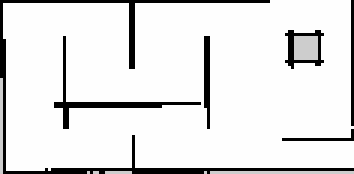
#> input picture maps/sim2_save.pgm, 118 x 58 px (shown 3 times larger)
$ python map_evaluation.py
#> lines starting #> are read from the running program, lines starting #| are printed output that depends on the picture; long printed decimals are rounded
#!/usr/bin/python3

import cv2
import numpy as np
from skimage.metrics import structural_similarity as ssim

def preprocess_image(image_path):
#> called with image_path = 'maps/sim2_save.pgm'
    img = cv2.imread(image_path, cv2.IMREAD_GRAYSCALE)
#> img is the input picture: shape (58, 118); min 0, max 254, mean 227.8
    img = cv2.normalize(img, None, 0, 255, cv2.NORM_MINMAX)
    img = cv2.resize(img, (120, 64))
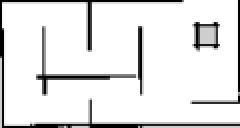
#> img: shape (64, 120) (shown 2 times larger); min 0, max 255, mean 228.5
#> call 2 of preprocess_image, with image_path = 'maps/sim1_save.pgm'
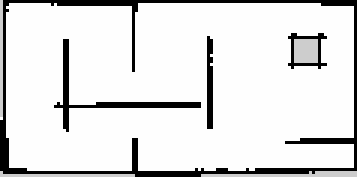
#> input picture maps/sim1_save.pgm, 119 x 59 px (shown 3 times larger)
#> in preprocess_image, img is the input picture: shape (59, 119); min 0, max 254, mean 223.3
#> in preprocess_image (call 2), `img = cv2.resize(img, (120, 64))`:
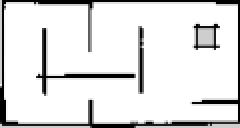
#> img: shape (64, 120) (shown 2 times larger); min 0, max 255, mean 223.8
    return img

def extract_features(image):
    orb = cv2.ORB_create()
    keypoints, descriptors = orb.detectAndCompute(image, None)
#> keypoints = (); descriptors = None
    return keypoints, descriptors

def align_images(image1, image2):
    # Find keypoints and descriptors
    kp1, des1 = extract_features(image1)
#> kp1 = ()
    kp2, des2 = extract_features(image2)
#> kp2 = ()

    # Match features
    bf = cv2.BFMatcher(cv2.NORM_HAMMING, crossCheck=True)
    matches = bf.match(des1, des2)
#> matches = ()

    # Sort matches by distance
    matches = sorted(matches, key=lambda x: x.distance)
#> matches = []
    print(len(matches))
#| 0

    # Check if there are enough matches
    if len(matches) < 4:
        print("Not enough matches found to compute homography.")
        return image1  # Return the original image if not enough matches

    # Extract location of good matches
    src_pts = np.float32([kp1[m.queryIdx].pt for m in matches]).reshape(-1, 1, 2)
    dst_pts = np.float32([kp2[m.trainIdx].pt for m in matches]).reshape(-1, 1, 2)

    # Find homography
    M, mask = cv2.findHomography(src_pts, dst_pts, cv2.RANSAC)

    # Align image1 to image2
    height, width = image2.shape
    aligned_image1 = cv2.warpPerspective(image1, M, (width, height))

    return aligned_image1

def quality_metrics(aligned_image, reference_image):
    ssim_value = ssim(aligned_image, reference_image)
#> ssim_value = 0.861
    mse_value = np.mean((aligned_image - reference_image) ** 2)
#> mse_value = 17.89
    return ssim_value, mse_value

def main(generated_map_path, standard_map_path, ssim_threshold=0.8, mse_threshold=1000):
    generated_map = preprocess_image(generated_map_path)
    standard_map = preprocess_image(standard_map_path)

    aligned_map = align_images(generated_map, standard_map)

    ssim_value, mse_value = quality_metrics(aligned_map, standard_map)
#> ssim_value = 0.861; mse_value = 17.89

    print(f"SSIM: {ssim_value}, MSE: {mse_value}")
#| SSIM: 0.8607, MSE: 17.894

    if ssim_value > ssim_threshold and mse_value < mse_threshold:
        print("Map quality acceptable")
    else:
        print("Map quality unacceptable")

if __name__ == "__main__":
    main('maps/sim2_save.pgm', 'maps/sim1_save.pgm')
